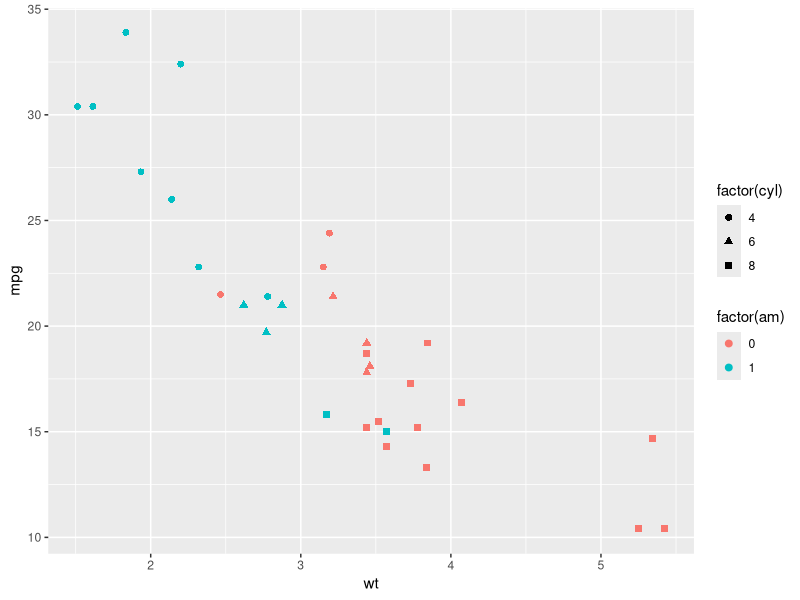

R code for this plot:
## ---- chunk 1
library(ggplot2)
str(mtcars)


h<-ggplot(data=mtcars,aes(y=mpg,x=wt,colour=factor(am),pch=factor(cyl))) + geom_point(size=2) 
print(h)

## ---- chunk 2
fit<-lm(data=mtcars,mpg ~ factor(am))
fit2<-lm(data=mtcars,mpg ~ factor(am) + disp   )
fit3<-lm(data=mtcars,mpg ~ factor(am) + disp  + wt )
